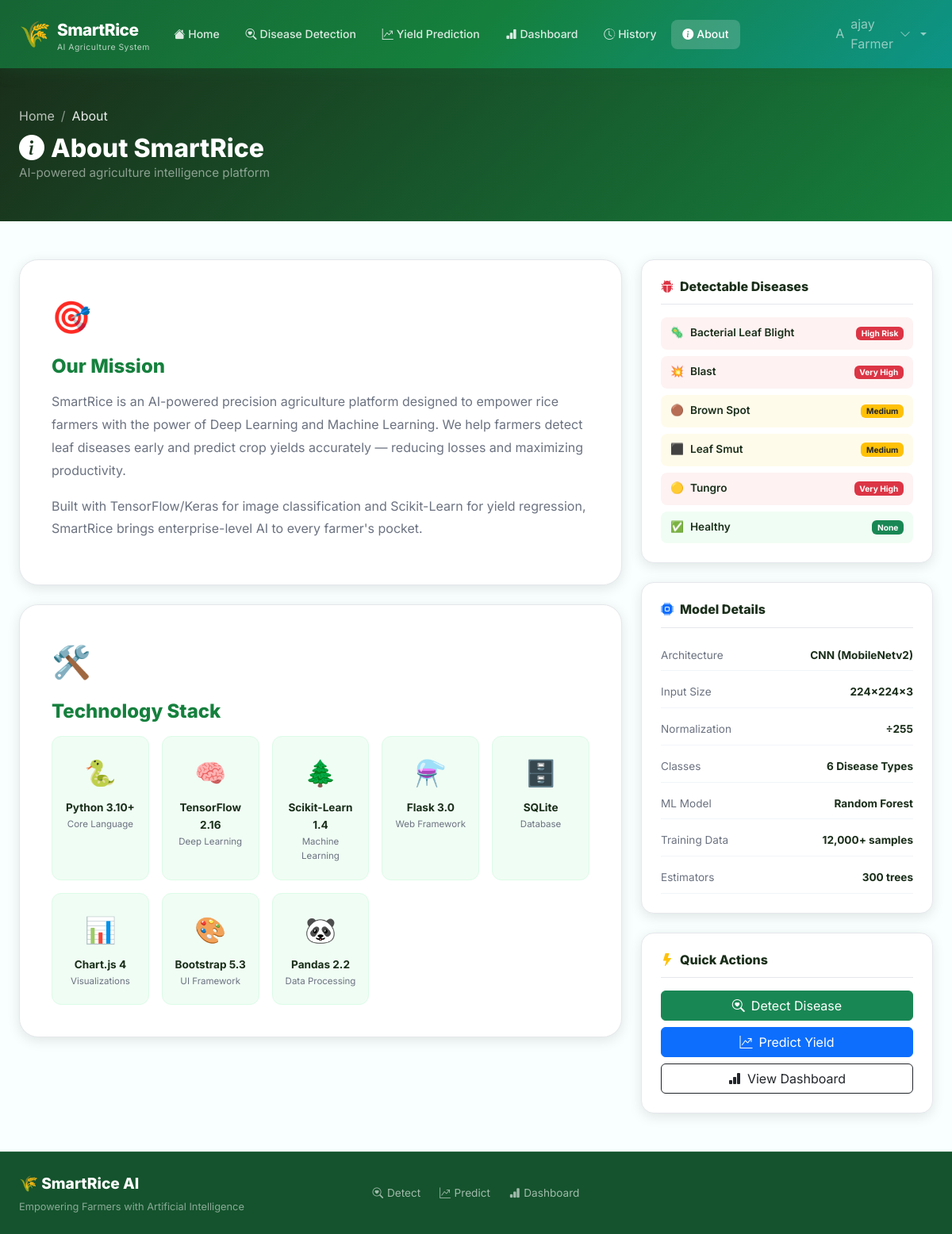
The page /about (signed in) on the database its author committed.
### tables this page shows
CREATE TABLE users (
            id INTEGER PRIMARY KEY AUTOINCREMENT,
            full_name TEXT NOT NULL,
            email TEXT UNIQUE NOT NULL,
            username TEXT UNIQUE NOT NULL,
            password_hash TEXT NOT NULL,
            role TEXT DEFAULT 'farmer',
            state TEXT DEFAULT NULL,
            farm_size TEXT DEFAULT NULL,
            joined_at TEXT NOT NULL
        );

### app.py (the view)
@app.route("/about")
def about():
    return render_template("about.html")

### app.py (called while the page is built)
def get_db():
    conn = sqlite3.connect("database.db")
    conn.row_factory = sqlite3.Row
    return conn

def get_current_user():
    if "user_id" not in session:
        return None
    conn = get_db()
    user = conn.execute("SELECT * FROM users WHERE id=?", (session["user_id"],)).fetchone()
    conn.close()
    return user

@app.context_processor
def inject_user():
    return {"current_user": get_current_user()}

### templates/about.html (shortened to what this page needs)
{% extends "base.html" %}
{% block content %}
<section class="page-header page-header-forest">
  <div class="container-fluid px-4 py-5">
    <div class="row">
      <div class="col">
        <nav aria-label="breadcrumb">
          <ol class="breadcrumb breadcrumb-white mb-2">
            <li class="breadcrumb-item"><a href="{{ url_for('index') }}">Home</a></li>
            <li class="breadcrumb-item active">About</li>
          </ol>
        </nav>
        <h1 class="page-title text-white"><i class="bi bi-info-circle-fill me-2"></i>About SmartRice</h1>
        <p class="page-subtitle text-white-50">AI-powered agriculture intelligence platform</p>
      </div>
    </div>
  </div>
</section>
<section class="py-5">
  <div class="container-fluid px-4">
    <div class="row g-4">
      <div class="col-lg-8">
        <div class="about-card">
          <div class="about-section-icon">🎯</div>
          <h3 class="about-section-title">Our Mission</h3>
          <p class="about-text">
            SmartRice is an AI-powered precision agriculture platform designed to empower rice farmers
            with the power of Deep Learning and Machine Learning. We help farmers detect leaf diseases
            early and predict crop yields accurately — reducing losses and maximizing productivity.
          </p>
          <p class="about-text">
            Built with TensorFlow/Keras for image classification and Scikit-Learn for yield regression,
            SmartRice brings enterprise-level AI to every farmer's pocket.
          </p>
        </div>
        <div class="about-card mt-4">
          <div class="about-section-icon">🛠️</div>
          <h3 class="about-section-title">Technology Stack</h3>
          <div class="tech-grid">
            <div class="tech-item">
              <span class="tech-icon">🐍</span>
              <div class="tech-name">Python 3.10+</div>
              <div class="tech-role">Core Language</div>
            </div>
            <div class="tech-item">
              <span class="tech-icon">🧠</span>
              <div class="tech-name">TensorFlow 2.16</div>
              <div class="tech-role">Deep Learning</div>
            </div>
            <div class="tech-item">
              <span class="tech-icon">🌲</span>
              <div class="tech-name">Scikit-Learn 1.4</div>
              <div class="tech-role">Machine Learning</div>
            </div>
            <div class="tech-item">
              <span class="tech-icon">⚗️</span>
              <div class="tech-name">Flask 3.0</div>
              <div class="tech-role">Web Framework</div>
            </div>
            <div class="tech-item">
              <span class="tech-icon">🗄️</span>
              <div class="tech-name">SQLite</div>
              <div class="tech-role">Database</div>
            </div>
            <div class="tech-item">
              <span class="tech-icon">📊</span>
              <div class="tech-name">Chart.js 4</div>
              <div class="tech-role">Visualizations</div>
            </div>
            <div class="tech-item">
              <span class="tech-icon">🎨</span>
              <div class="tech-name">Bootstrap 5.3</div>
              <div class="tech-role">UI Framework</div>
            </div>
            <div class="tech-item">
              <span class="tech-icon">🐼</span>
              <div class="tech-name">Pandas 2.2</div>
              <div class="tech-role">Data Processing</div>
            </div>
          </div>
        </div>
      </div>
      <div class="col-lg-4">
        <div class="about-sidebar-card mb-4">
          <h5 class="sidebar-title"><i class="bi bi-bug-fill me-2 text-danger"></i>Detectable Diseases</h5>
          <div class="disease-list-about">
            <div class="disease-about-item danger">
              <span>🦠</span> Bacterial Leaf Blight
              <span class="badge bg-danger ms-auto">High Risk</span>
            </div>
            <div class="disease-about-item danger">
              <span>💥</span> Blast
              <span class="badge bg-danger ms-auto">Very High</span>
            </div>
            <div class="disease-about-item warning">
              <span>🟤</span> Brown Spot
              <span class="badge bg-warning text-dark ms-auto">Medium</span>
            </div>
            <div class="disease-about-item warning">
              <span>⬛</span> Leaf Smut
              <span class="badge bg-warning text-dark ms-auto">Medium</span>
            </div>
            <div class="disease-about-item danger">
              <span>🟡</span> Tungro
              <span class="badge bg-danger ms-auto">Very High</span>
            </div>
            <div class="disease-about-item success">
              <span>✅</span> Healthy
              <span class="badge bg-success ms-auto">None</span>
            </div>
          </div>
        </div>
        <div class="about-sidebar-card mb-4">
          <h5 class="sidebar-title"><i class="bi bi-cpu-fill me-2 text-primary"></i>Model Details</h5>
          <div class="model-info-list">
            <div class="model-info-item">
              <span class="model-key">Architecture</span>
              <span class="model-val">CNN (MobileNetv2)</span>
            </div>
            <div class="model-info-item">
              <span class="model-key">Input Size</span>
              <span class="model-val">224×224×3</span>
            </div>
            <div class="model-info-item">
              <span class="model-key">Normalization</span>
              <span class="model-val">÷255</span>
            </div>
            <div class="model-info-item">
              <span class="model-key">Classes</span>
              <span class="model-val">6 Disease Types</span>
            </div>
            <div class="model-info-item">
              <span class="model-key">ML Model</span>
              <span class="model-val">Random Forest</span>
            </div>
            <div class="model-info-item">
              <span class="model-key">Training Data</span>
              <span class="model-val">12,000+ samples</span>
            </div>
            <div class="model-info-item">
              <span class="model-key">Estimators</span>
              <span class="model-val">300 trees</span>
            </div>
          </div>
        </div>
        <div class="about-sidebar-card">
          <h5 class="sidebar-title"><i class="bi bi-lightning-fill me-2 text-warning"></i>Quick Actions</h5>
          <div class="d-grid gap-2">
            <a href="{{ url_for('detect') }}" class="btn btn-success">
              <i class="bi bi-search-heart me-2"></i>Detect Disease
            </a>
            <a href="{{ url_for('yield_pred') }}" class="btn btn-primary">
              <i class="bi bi-graph-up-arrow me-2"></i>Predict Yield
            </a>
            <a href="{{ url_for('dashboard') }}" class="btn btn-outline-dark">
              <i class="bi bi-bar-chart-fill me-2"></i>View Dashboard
            </a>
          </div>
        </div>
      </div>
    </div>
  </div>
</section>
{% endblock %}

### templates/base.html (shortened to what this page needs)
<!DOCTYPE html>
<html lang="en">
<head>
  <link href="https://cdn.jsdelivr.net/npm/bootstrap@5.3.2/dist/css/bootstrap.min.css" rel="stylesheet"/>
  <link href="https://cdn.jsdelivr.net/npm/bootstrap-icons@1.11.3/font/bootstrap-icons.min.css" rel="stylesheet"/>
  <link href="{{ url_for('static', filename='css/style.css') }}" rel="stylesheet"/>
</head>
<body>
<nav class="navbar navbar-expand-lg navbar-dark sticky-top" id="mainNav">
  <div class="container-fluid px-4">
    <a class="navbar-brand d-flex align-items-center gap-2" href="{{ url_for('index') }}">
      <span class="brand-icon">🌾</span>
      <div>
        <span class="brand-name">SmartRice</span>
        <span class="brand-tagline d-block">AI Agriculture System</span>
      </div>
    </a>
    <div class="collapse navbar-collapse" id="navMenu">
      <ul class="navbar-nav me-auto align-items-lg-center gap-1">
        <li class="nav-item">
          <a class="nav-link nav-pill {% if request.endpoint == 'index' %}active{% endif %}" href="{{ url_for('index') }}">
            <i class="bi bi-house-fill me-1"></i>Home
          </a>
        </li>
        <li class="nav-item">
          <a class="nav-link nav-pill {% if request.endpoint == 'detect' %}active{% endif %}" href="{{ url_for('detect') }}">
            <i class="bi bi-search-heart me-1"></i>Disease Detection
          </a>
        </li>
        <li class="nav-item">
          <a class="nav-link nav-pill {% if request.endpoint == 'yield_pred' %}active{% endif %}" href="{{ url_for('yield_pred') }}">
            <i class="bi bi-graph-up-arrow me-1"></i>Yield Prediction
          </a>
        </li>
        <li class="nav-item">
          <a class="nav-link nav-pill {% if request.endpoint == 'dashboard' %}active{% endif %}" href="{{ url_for('dashboard') }}">
            <i class="bi bi-bar-chart-fill me-1"></i>Dashboard
          </a>
        </li>
        <li class="nav-item">
          <a class="nav-link nav-pill {% if request.endpoint == 'history' %}active{% endif %}" href="{{ url_for('history') }}">
            <i class="bi bi-clock-history me-1"></i>History
          </a>
        </li>
        <li class="nav-item">
          <a class="nav-link nav-pill {% if request.endpoint == 'about' %}active{% endif %}" href="{{ url_for('about') }}">
            <i class="bi bi-info-circle-fill me-1"></i>About
          </a>
        </li>
      </ul>
      <ul class="navbar-nav ms-auto align-items-lg-center gap-2">
        {% if current_user %}
        <li class="nav-item dropdown">
          <a class="nav-link user-dropdown-toggle dropdown-toggle d-flex align-items-center gap-2"
             href="#" id="userDropdown" role="button" data-bs-toggle="dropdown" aria-expanded="false">
            <div class="user-avatar-sm">{{ current_user['full_name'][0].upper() }}</div>
            <div class="d-none d-lg-block text-start">
              <div class="user-nav-name">{{ current_user['full_name'].split()[0] }}</div>
              <div class="user-nav-role">{{ current_user['role'].title() }}</div>
            </div>
            <i class="bi bi-chevron-down small"></i>
          </a>
        </li>
        {% endif %}
      </ul>
    </div>
  </div>
</nav>
<main class="main-content">
  {% block content %}{% endblock %}
</main>
<footer class="footer mt-auto">
  <div class="container-fluid px-4">
    <div class="row align-items-center py-4">
      <div class="col-md-4 text-center text-md-start mb-3 mb-md-0">
        <span class="footer-brand">🌾 SmartRice AI</span>
        <p class="footer-sub mb-0">Empowering Farmers with Artificial Intelligence</p>
      </div>
      <div class="col-md-4 text-center mb-3 mb-md-0">
        <div class="d-flex justify-content-center gap-4">
          <a href="{{ url_for('detect') }}" class="footer-link"><i class="bi bi-search-heart"></i> Detect</a>
          <a href="{{ url_for('yield_pred') }}" class="footer-link"><i class="bi bi-graph-up-arrow"></i> Predict</a>
          <a href="{{ url_for('dashboard') }}" class="footer-link"><i class="bi bi-bar-chart-fill"></i> Dashboard</a>
        </div>
      </div>
    </div>
  </div>
</footer>
</body>
</html>

### rows shown on the page
users: full_name "A", full_name "ajay", role "Farmer"
